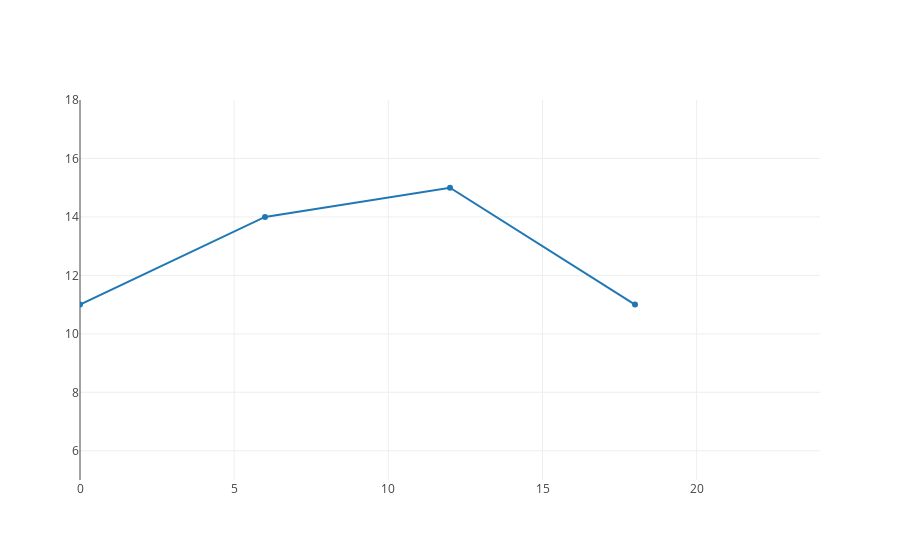

Notebook code cell kept with this figure:
### Code cell
superchunk.dumbchunk()
fig = superchunk.fig()
iplot(fig)

### Figure 1 — Plotly figure (JSON) as saved in the notebook; plotly's stock layout.template omitted (floating-point values rounded to 4 significant figures)
{"data": [{"type": "scatter", "x": [0, 6, 12, 18], "y": [11, 14, 15, 11]}], "layout": {"xaxis": {"range": [0, 24]}, "yaxis": {"range": [5, 18]}}}
